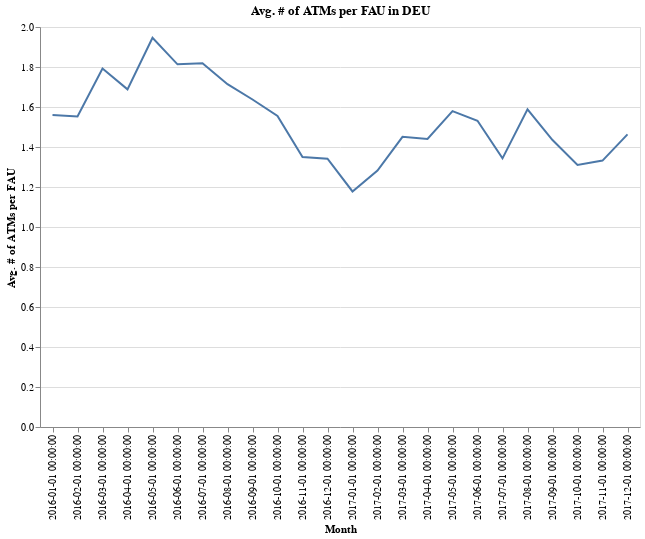

Source (notebook cell):
### Code cell
df = pd.read_csv("atm_old.csv")

df["atms"] = df["atms"].fillna(0)
df = df.groupby(["start_time", "tnc_country_group"])["atms"].agg("mean").reset_index()

alt.Chart(
    df.loc[df["tnc_country_group"].str.contains("DEU") == True, :]
).mark_line().encode(
    x=alt.X("start_time:N", axis=alt.Axis(title="Month")),
    y=alt.Y("atms:Q", axis=alt.Axis(title="Avg. # of ATMs per FAU")),
).properties(
    width=600, height=400, title="Avg. # of ATMs per FAU in DEU"
)

### Figure 1 — Vega-Lite specification as saved in the notebook (floating-point values rounded to 4 significant figures)
{"config": {"view": {"continuousWidth": 400, "continuousHeight": 300}}, "data": {"name": "data-d027492a61a45fdf2909a1ffd2eedbcb"}, "mark": "line", "encoding": {"x": {"type": "nominal", "axis": {"title": "Month"}, "field": "start_time"}, "y": {"type": "quantitative", "axis": {"title": "Avg. # of ATMs per FAU"}, "field": "atms"}}, "height": 400, "title": "Avg. # of ATMs per FAU in DEU", "width": 600, "$schema": "https://vega.github.io/schema/vega-lite/v4.0.2.json", "datasets": {"data-d027492a61a45fdf2909a1ffd2eedbcb": [{"start_time": "2016-01-01 00:00:00", "tnc_country_group": "DEU       ", "atms": 1.56}, {"start_time": "2016-02-01 00:00:00", "tnc_country_group": "DEU       ", "atms": 1.553}, {"start_time": "2016-03-01 00:00:00", "tnc_country_group": "DEU       ", "atms": 1.792}, {"start_time": "2016-04-01 00:00:00", "tnc_country_group": "DEU       ", "atms": 1.688}, {"start_time": "2016-05-01 00:00:00", "tnc_country_group": "DEU       ", "atms": 1.946}, {"start_time": "2016-06-01 00:00:00", "tnc_country_group": "DEU       ", "atms": 1.813}, {"start_time": "2016-07-01 00:00:00", "tnc_country_group": "DEU       ", "atms": 1.819}, {"start_time": "2016-08-01 00:00:00", "tnc_country_group": "DEU       ", "atms": 1.714}, {"start_time": "2016-09-01 00:00:00", "tnc_country_group": "DEU       ", "atms": 1.638}, {"start_time": "2016-10-01 00:00:00", "tnc_country_group": "DEU       ", "atms": 1.555}, {"start_time": "2016-11-01 00:00:00", "tnc_country_group": "DEU       ", "atms": 1.35}, {"start_time": "2016-12-01 00:00:00", "tnc_country_group": "DEU       ", "atms": 1.342}, {"start_time": "2017-01-01 00:00:00", "tnc_country_group": "DEU       ", "atms": 1.178}, {"start_time": "2017-02-01 00:00:00", "tnc_country_group": "DEU       ", "atms": 1.282}, {"start_time": "2017-03-01 00:00:00", "tnc_country_group": "DEU       ", "atms": 1.451}, {"start_time": "2017-04-01 00:00:00", "tnc_country_group": "DEU       ", "atms": 1.44}, {"start_time": "2017-05-01 00:00:00", "tnc_country_group": "DEU       ", "atms": 1.579}, {"start_time": "2017-06-01 00:00:00", "tnc_country_group": "DEU       ", "atms": 1.531}, {"start_time": "2017-07-01 00:00:00", "tnc_country_group": "DEU       ", "atms": 1.343}, {"start_time": "2017-08-01 00:00:00", "tnc_country_group": "DEU       ", "atms": 1.588}, {"start_time": "2017-09-01 00:00:00", "tnc_country_group": "DEU       ", "atms": 1.435}, {"start_time": "2017-10-01 00:00:00", "tnc_country_group": "DEU       ", "atms": 1.31}, {"start_time": "2017-11-01 00:00:00", "tnc_country_group": "DEU       ", "atms": 1.332}, {"start_time": "2017-12-01 00:00:00", "tnc_country_group": "DEU       ", "atms": 1.463}]}}
